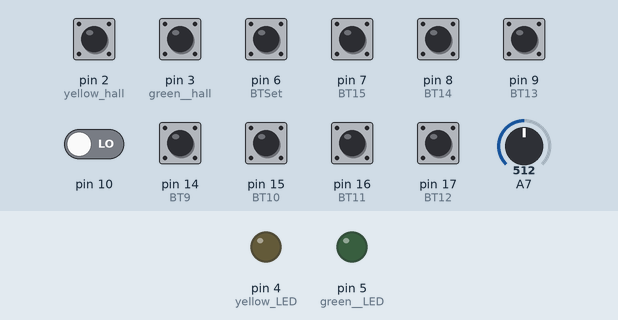
Recording of a sketch running on a simulated Arduino Nano, built with avr-gcc and run on an emulated ATmega328P. On the bench: output pins drawn as LEDs (lit = HIGH). The inputs (shaded band) are chosen by the test bench; at power-on: pin 2 (yellow_hall), pin 3 (green__hall), pin 6 (BTSet), pin 7 (BT15), pin 8 (BT14), pin 9 (BT13), pin 14 (BT9), pin 15 (BT10), pin 16 (BT11), pin 17 (BT12) HIGH, pin 10 LOW, A7 = 512.

Above: at 1.2 s.
1.3 s: pin 2 (yellow_hall) pulled LOW for 0.15 s
At 1.37 s:
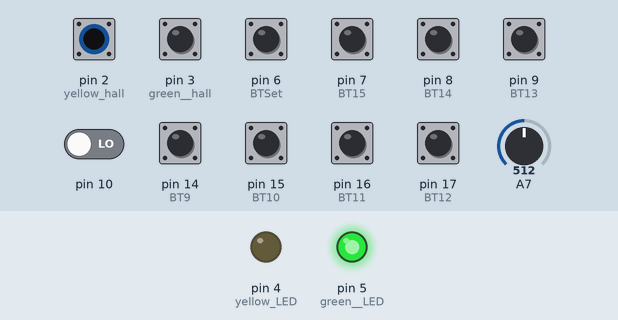
At 2.6 s:
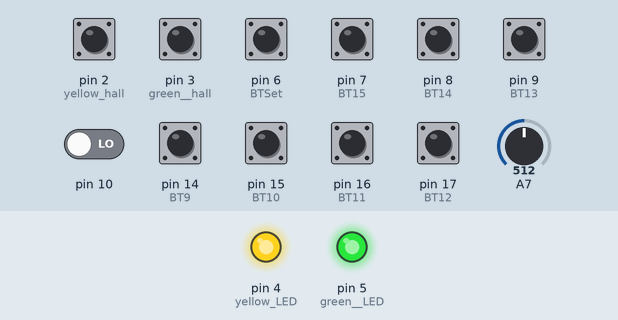
2.9 s: pin 3 (green__hall) pulled LOW for 0.15 s
At 2.97 s:
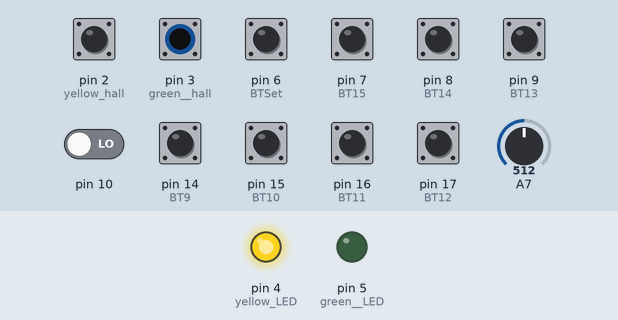
Timing chart, 0 to 5.9 s (numbered marks = the images above; inputs shaded):
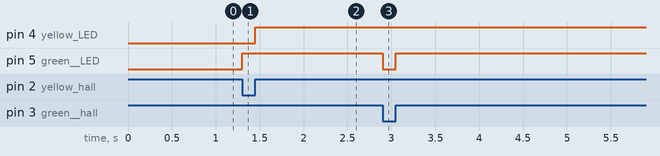

The sketch:

Nano_final2.ino
```cpp
#include "spi_slave.h"

volatile uint8_t filter = 0;           // переменная фильтра
volatile uint32_t fDisk18 = 0;         // оборотов вперед/18
volatile uint32_t bDisk18 = 0;         // оборотов назад /18
volatile uint32_t OLDfDisk18 = 0;      // предыдущее оборотов вперед/18
volatile uint32_t OLDbDisk18 = 0;      // предыдущее оборотов назад /18
volatile uint32_t startTime = 0;       // предыдущее значение
volatile uint32_t endTime = 0;         // время 1/18 оборота
boolean buttonWasUp = true;            // BTSet была ли кнопка отпущена ?

void setup (void)
{
  slave_init();                          // инициализируем SPI как SLAVE
  pinMode (2, INPUT_PULLUP);             // yellow hall
  pinMode (3, INPUT_PULLUP);             // green  hall
  pinMode (4, OUTPUT);                   // yellow LED !!!
  pinMode (5, OUTPUT);                   // green  LED !!!
  // включаем внешнее прерывание на порту D
  bitSet(PCICR, 2);
  // вызов прерывания на пинах 2 и 3
  bitSet(PCMSK2, 2);
  bitSet(PCMSK2, 3);
  slave_arr [0] = 0;                     // ось газ/тормоз int8_t
  slave_arr [1] = 0;                     // кнопки
  slave_arr [2] = 255;                   // сырое значение времени
  slave_arr [3] = 0;                     // регулировка макс скорости вращения для макс Y
  pinMode (14, INPUT_PULLUP); // BT9
  pinMode (15, INPUT_PULLUP); // BT10
  pinMode (16, INPUT_PULLUP); // BT11
  pinMode (17, INPUT_PULLUP); // BT12
  pinMode (9, INPUT_PULLUP);  // BT13
  pinMode (8, INPUT_PULLUP);  // BT14
  pinMode (7, INPUT_PULLUP);  // BT15
  pinMode (6, INPUT_PULLUP);  // BTSet
}


ISR (PCINT2_vect) {                       // Обработчик запросов прерывания от пинов D0..D7

  // В режиме настройки мигаем светодиодами
  if (!bitRead(slave_arr [1], 7)) {
    bitWrite(PORTD, 4, bitRead(PIND, 2));
    bitWrite(PORTD, 5, bitRead(PIND, 3));
  }

  filter = filter << 1;
  bitWrite(filter, 0, bitRead(PIND, 2));
  filter = filter << 1;
  bitWrite(filter, 0, bitRead(PIND, 3));

  // Обнаружено движение вперед 2,3 B10110100
  if (filter == B10110100) {
    // сохраняем старое значение
    OLDfDisk18 = fDisk18;
    // увеличиваем счетчик оборотов вперед
    fDisk18++;
    endTime =  millis() - startTime;
    startTime = millis();
  }

  // Обнаружено движение назад 2,3 B10000111
  if (filter == B10000111) {
    // сохраняем старое значение
    OLDbDisk18 = bDisk18;
    // увеличиваем счетчик оборотов назад
    bDisk18++;
    endTime =  millis() - startTime;
    startTime = millis();
  }

  // маленькая скорость не интересна
  if (endTime>255) endTime = 255;

}

void loop (void)
{
  if (digitalRead (SS) == HIGH) countSPIb = -1;  //сброс в случае глюка связи

  // кнопка настройки 0 настройка / 1 игра
  boolean buttonIsUp = digitalRead(6);
  // если «кнопка была отпущена и (&&) не отпущена сейчас»...
  if (buttonWasUp && !buttonIsUp) {
    delay(10);
    // считываем сигнал снова
    buttonIsUp = digitalRead(6);
    if (!buttonIsUp) {  // если она всё ещё нажата...
      // ...это клик! 0 настройка / 1 игра
      bitWrite(slave_arr [1], 7, !bitRead(slave_arr [1], 7));
    }
  }
  // запоминаем последнее состояние кнопки для новой итерации
  buttonWasUp = buttonIsUp;

  // переписываем состояние кнопок
  bitWrite(slave_arr [1], 0, !digitalRead(14)); // BT9
  bitWrite(slave_arr [1], 1, !digitalRead(15)); // BT10
  bitWrite(slave_arr [1], 2, !digitalRead(16)); // BT11
  bitWrite(slave_arr [1], 3, !digitalRead(17)); // BT12
  bitWrite(slave_arr [1], 4, !digitalRead(9));  // BT13
  bitWrite(slave_arr [1], 5, !digitalRead(8));  // BT14
  bitWrite(slave_arr [1], 6, !digitalRead(7));  // BT15

  // потенциометр регулировки максимальной скорости вращения
  slave_arr [3] = map(analogRead(A7),0,1023,1,254);

  //проверяем не остановились ли педали
  if (millis() - startTime > 255) {
    slave_arr[0] = 0;
    endTime = 255;
  }


  if (OLDfDisk18 != fDisk18) {  // педали крутятся вперед
    OLDfDisk18 = fDisk18;       // обнуляем значение
    if (endTime < slave_arr [3]) slave_arr [0] = 64;
    else slave_arr [0] = map(endTime, 255, slave_arr [3], 0, 64);
  }

  if (OLDbDisk18 != bDisk18) {   // педали крутятся назад
    OLDbDisk18 = bDisk18;        // обнуляем значение
    if (endTime < slave_arr [3]) slave_arr [0] = -64;
    else slave_arr [0] = map(endTime, 255, slave_arr [3], 0, -64);
  }

  //отдаем сырое значение на дисплей
  slave_arr [2] = endTime;
}

// отладка
// Serial.begin(9600);
//long previousMillis = 0;               // переменные для отладки
//long interval = 100;                   // через порт
/*
  unsigned long currentMillis = millis();
  if (currentMillis - previousMillis > interval) {
    // сохраняем время последнего переключения
    previousMillis = currentMillis;
    int8_t testik = slave_arr [0];
    Serial.println(slave_arr [3]);
  }
*/
```

spi_slave.h
```cpp
// Данный код будет работать только на платах с чипом ATmega328P например
// Arduino UNO, NANO
// Он использует интрефейс SPI на пинах
// 13 - SCK, 12 - MISO, 11 - MOSI, 10 - SS

// Массивы могут иметь произвольную длинну
// Но должны совпадать по количеству байт
// Не использованные байты можно оставлять пустыми

// Массив корторый приходит от мастера
volatile uint8_t master_arr [4];
// Массив который отдаем от мастеру
volatile uint8_t slave_arr  [4];
// счетчик входящих байт
volatile int16_t countSPIb = -1;

void slave_init(){
  // Настройка SPI как SLAVE
  DDRB|=(1<<PB4);                        // Настроить вывод MISO на выход
  SPCR |= (1 << SPIE)|(1 << SPE);        // Прерывание включено и сам SPI как SLAVE
}

ISR (SPI_STC_vect)                       // Прерывание SPI - пришел байт
{
  if (countSPIb < 0) {                   // пришла "пустышка"
    countSPIb++;                         // увеличивам счетчик
    SPDR = slave_arr [countSPIb];        // подгружаем нулевой байт массива ведомого
    return;                              // выходим из процедуры
  }

  master_arr [countSPIb] = SPDR;         // получаем байт от мастера
  countSPIb++;                           // увеличиваем счетчик
  SPDR = slave_arr [countSPIb];          // отдаем байт ведомого (+1 индекс)

  if (countSPIb >= sizeof(master_arr)) { // если кончился массив
    countSPIb = -1;                      // обнуляем счетчик и ждем следующий обмен
  }
}                                        // Конец SPI - пришел байт
```

Measured:
- after the input at 1.3 s, pin 4 (yellow_LED): LOW → HIGH after 0.15 s; pin 5 (green__LED): LOW → HIGH at once
- after the input at 2.9 s, pin 5 (green__LED): HIGH → LOW at once, → HIGH 0.15 s later
